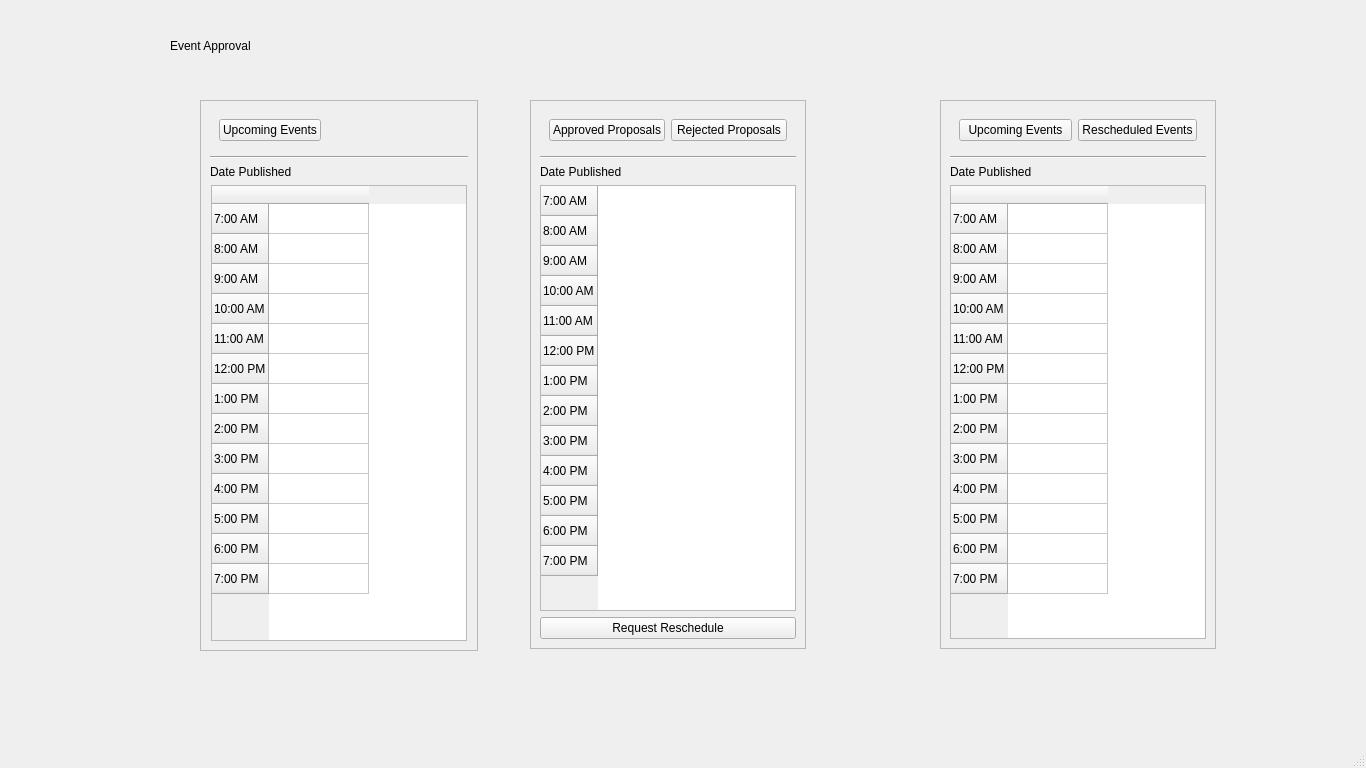
<?xml version="1.0" encoding="UTF-8"?>
<ui version="4.0">
 <class>MainWindow</class>
 <widget class="QMainWindow" name="MainWindow">
  <property name="geometry">
   <rect>
    <x>0</x>
    <y>0</y>
    <width>1366</width>
    <height>768</height>
   </rect>
  </property>
  <property name="windowTitle">
   <string>MainWindow</string>
  </property>
  <widget class="QWidget" name="centralwidget">
   <widget class="QStackedWidget" name="stackedWidget">
    <property name="geometry">
     <rect>
      <x>0</x>
      <y>0</y>
      <width>1366</width>
      <height>768</height>
     </rect>
    </property>
    <property name="currentIndex">
     <number>0</number>
    </property>
    <widget class="QWidget" name="page">
     <widget class="QWidget" name="horizontalLayoutWidget_4">
      <property name="geometry">
       <rect>
        <x>200</x>
        <y>100</y>
        <width>278</width>
        <height>551</height>
       </rect>
      </property>
      <layout class="QHBoxLayout" name="Pending_Layout">
       <item>
        <widget class="QFrame" name="Pending">
         <property name="frameShape">
          <enum>QFrame::StyledPanel</enum>
         </property>
         <layout class="QVBoxLayout" name="verticalLayout_4">
          <item>
           <widget class="QWidget" name="widget" native="true">
            <layout class="QHBoxLayout" name="horizontalLayout">
             <item alignment="Qt::AlignLeft">
              <widget class="QPushButton" name="pushButton_2">
               <property name="text">
                <string>Upcoming Events</string>
               </property>
              </widget>
             </item>
            </layout>
           </widget>
          </item>
          <item>
           <widget class="Line" name="line_4">
            <property name="orientation">
             <enum>Qt::Horizontal</enum>
            </property>
           </widget>
          </item>
          <item alignment="Qt::AlignLeft|Qt::AlignTop">
           <widget class="QLabel" name="DatePublished_Pending">
            <property name="text">
             <string>Date Published</string>
            </property>
           </widget>
          </item>
          <item alignment="Qt::AlignHCenter">
           <widget class="QTableWidget" name="PendingTable">
            <row>
             <property name="text">
              <string>7:00 AM</string>
             </property>
            </row>
            <row>
             <property name="text">
              <string>8:00 AM</string>
             </property>
            </row>
            <row>
             <property name="text">
              <string>9:00 AM</string>
             </property>
            </row>
            <row>
             <property name="text">
              <string>10:00 AM</string>
             </property>
            </row>
            <row>
             <property name="text">
              <string>11:00 AM</string>
             </property>
            </row>
            <row>
             <property name="text">
              <string>12:00 PM</string>
             </property>
            </row>
            <row>
             <property name="text">
              <string>1:00 PM</string>
             </property>
            </row>
            <row>
             <property name="text">
              <string>2:00 PM</string>
             </property>
            </row>
            <row>
             <property name="text">
              <string>3:00 PM</string>
             </property>
            </row>
            <row>
             <property name="text">
              <string>4:00 PM</string>
             </property>
            </row>
            <row>
             <property name="text">
              <string>5:00 PM</string>
             </property>
            </row>
            <row>
             <property name="text">
              <string>6:00 PM</string>
             </property>
            </row>
            <row>
             <property name="text">
              <string>7:00 PM</string>
             </property>
            </row>
            <column>
             <property name="text">
              <string/>
             </property>
            </column>
           </widget>
          </item>
         </layout>
        </widget>
       </item>
      </layout>
     </widget>
     <widget class="QWidget" name="horizontalLayoutWidget_6">
      <property name="geometry">
       <rect>
        <x>940</x>
        <y>100</y>
        <width>278</width>
        <height>551</height>
       </rect>
      </property>
      <layout class="QHBoxLayout" name="Layout_Events_3">
       <item>
        <widget class="QStackedWidget" name="stackedWidget_2">
         <property name="currentIndex">
          <number>0</number>
         </property>
         <widget class="QWidget" name="page_3">
          <widget class="QFrame" name="Events_Upcoming">
           <property name="geometry">
            <rect>
             <x>0</x>
             <y>0</y>
             <width>276</width>
             <height>549</height>
            </rect>
           </property>
           <property name="frameShape">
            <enum>QFrame::StyledPanel</enum>
           </property>
           <layout class="QVBoxLayout" name="verticalLayout_6">
            <item>
             <widget class="QWidget" name="widget_5" native="true">
              <layout class="QHBoxLayout" name="horizontalLayout_4">
               <item>
                <widget class="QPushButton" name="pushButton_8">
                 <property name="text">
                  <string>Upcoming Events</string>
                 </property>
                </widget>
               </item>
               <item>
                <widget class="QPushButton" name="pushButton_9">
                 <property name="text">
                  <string>Rescheduled Events</string>
                 </property>
                </widget>
               </item>
              </layout>
             </widget>
            </item>
            <item>
             <widget class="Line" name="line_6">
              <property name="orientation">
               <enum>Qt::Horizontal</enum>
              </property>
             </widget>
            </item>
            <item alignment="Qt::AlignLeft|Qt::AlignTop">
             <widget class="QLabel" name="DatePublished_Events_3">
              <property name="text">
               <string>Date Published</string>
              </property>
             </widget>
            </item>
            <item alignment="Qt::AlignHCenter">
             <widget class="QTableWidget" name="Events_table_3">
              <row>
               <property name="text">
                <string>7:00 AM</string>
               </property>
              </row>
              <row>
               <property name="text">
                <string>8:00 AM</string>
               </property>
              </row>
              <row>
               <property name="text">
                <string>9:00 AM</string>
               </property>
              </row>
              <row>
               <property name="text">
                <string>10:00 AM</string>
               </property>
              </row>
              <row>
               <property name="text">
                <string>11:00 AM</string>
               </property>
              </row>
              <row>
               <property name="text">
                <string>12:00 PM</string>
               </property>
              </row>
              <row>
               <property name="text">
                <string>1:00 PM</string>
               </property>
              </row>
              <row>
               <property name="text">
                <string>2:00 PM</string>
               </property>
              </row>
              <row>
               <property name="text">
                <string>3:00 PM</string>
               </property>
              </row>
              <row>
               <property name="text">
                <string>4:00 PM</string>
               </property>
              </row>
              <row>
               <property name="text">
                <string>5:00 PM</string>
               </property>
              </row>
              <row>
               <property name="text">
                <string>6:00 PM</string>
               </property>
              </row>
              <row>
               <property name="text">
                <string>7:00 PM</string>
               </property>
              </row>
              <column>
               <property name="text">
                <string/>
               </property>
              </column>
             </widget>
            </item>
           </layout>
          </widget>
         </widget>
         <widget class="QWidget" name="page_4">
          <widget class="QFrame" name="Events_Upcoming_2">
           <property name="geometry">
            <rect>
             <x>0</x>
             <y>0</y>
             <width>276</width>
             <height>549</height>
            </rect>
           </property>
           <property name="frameShape">
            <enum>QFrame::StyledPanel</enum>
           </property>
           <layout class="QVBoxLayout" name="verticalLayout_7">
            <item>
             <widget class="QWidget" name="widget_6" native="true">
              <layout class="QHBoxLayout" name="horizontalLayout_5">
               <item>
                <widget class="QPushButton" name="pushButton_11">
                 <property name="text">
                  <string>Upcoming Events</string>
                 </property>
                </widget>
               </item>
               <item>
                <widget class="QPushButton" name="pushButton_12">
                 <property name="text">
                  <string>Rescheduled Events</string>
                 </property>
                </widget>
               </item>
              </layout>
             </widget>
            </item>
            <item>
             <widget class="Line" name="line_7">
              <property name="orientation">
               <enum>Qt::Horizontal</enum>
              </property>
             </widget>
            </item>
            <item alignment="Qt::AlignLeft|Qt::AlignTop">
             <widget class="QLabel" name="DatePublished_Events_4">
              <property name="text">
               <string>Date Published</string>
              </property>
             </widget>
            </item>
            <item alignment="Qt::AlignHCenter">
             <widget class="QTableWidget" name="Events_table_4">
              <row>
               <property name="text">
                <string>7:00 AM</string>
               </property>
              </row>
              <row>
               <property name="text">
                <string>8:00 AM</string>
               </property>
              </row>
              <row>
               <property name="text">
                <string>9:00 AM</string>
               </property>
              </row>
              <row>
               <property name="text">
                <string>10:00 AM</string>
               </property>
              </row>
              <row>
               <property name="text">
                <string>11:00 AM</string>
               </property>
              </row>
              <row>
               <property name="text">
                <string>12:00 PM</string>
               </property>
              </row>
              <row>
               <property name="text">
                <string>1:00 PM</string>
               </property>
              </row>
              <row>
               <property name="text">
                <string>2:00 PM</string>
               </property>
              </row>
              <row>
               <property name="text">
                <string>3:00 PM</string>
               </property>
              </row>
              <row>
               <property name="text">
                <string>4:00 PM</string>
               </property>
              </row>
              <row>
               <property name="text">
                <string>5:00 PM</string>
               </property>
              </row>
              <row>
               <property name="text">
                <string>6:00 PM</string>
               </property>
              </row>
              <row>
               <property name="text">
                <string>7:00 PM</string>
               </property>
              </row>
              <column>
               <property name="text">
                <string/>
               </property>
              </column>
             </widget>
            </item>
            <item>
             <widget class="QPushButton" name="pushButton_13">
              <property name="text">
               <string>View Attendance</string>
              </property>
             </widget>
            </item>
           </layout>
          </widget>
         </widget>
        </widget>
       </item>
      </layout>
     </widget>
     <widget class="QLabel" name="label">
      <property name="geometry">
       <rect>
        <x>170</x>
        <y>30</y>
        <width>111</width>
        <height>31</height>
       </rect>
      </property>
      <property name="text">
       <string>Event Approval</string>
      </property>
     </widget>
     <widget class="QWidget" name="horizontalLayoutWidget_7">
      <property name="geometry">
       <rect>
        <x>530</x>
        <y>100</y>
        <width>278</width>
        <height>551</height>
       </rect>
      </property>
      <layout class="QHBoxLayout" name="Layout_Proposals">
       <item>
        <widget class="QStackedWidget" name="stackedWidget_3">
         <property name="currentIndex">
          <number>0</number>
         </property>
         <widget class="QWidget" name="page_5">
          <widget class="QFrame" name="UpcomingEvents">
           <property name="geometry">
            <rect>
             <x>0</x>
             <y>0</y>
             <width>276</width>
             <height>549</height>
            </rect>
           </property>
           <property name="frameShape">
            <enum>QFrame::StyledPanel</enum>
           </property>
           <layout class="QVBoxLayout" name="verticalLayout_9">
            <item>
             <widget class="QWidget" name="widget_8" native="true">
              <layout class="QHBoxLayout" name="horizontalLayout_7">
               <item>
                <widget class="QPushButton" name="pushButton_17">
                 <property name="text">
                  <string>Approved Proposals</string>
                 </property>
                </widget>
               </item>
               <item>
                <widget class="QPushButton" name="pushButton_18">
                 <property name="text">
                  <string>Rejected Proposals</string>
                 </property>
                </widget>
               </item>
              </layout>
             </widget>
            </item>
            <item>
             <widget class="Line" name="line_9">
              <property name="orientation">
               <enum>Qt::Horizontal</enum>
              </property>
             </widget>
            </item>
            <item alignment="Qt::AlignLeft|Qt::AlignTop">
             <widget class="QLabel" name="DatePublished_Events_6">
              <property name="text">
               <string>Date Published</string>
              </property>
             </widget>
            </item>
            <item alignment="Qt::AlignHCenter">
             <widget class="QTableWidget" name="Events_table_6">
              <row>
               <property name="text">
                <string>7:00 AM</string>
               </property>
              </row>
              <row>
               <property name="text">
                <string>8:00 AM</string>
               </property>
              </row>
              <row>
               <property name="text">
                <string>9:00 AM</string>
               </property>
              </row>
              <row>
               <property name="text">
                <string>10:00 AM</string>
               </property>
              </row>
              <row>
               <property name="text">
                <string>11:00 AM</string>
               </property>
              </row>
              <row>
               <property name="text">
                <string>12:00 PM</string>
               </property>
              </row>
              <row>
               <property name="text">
                <string>1:00 PM</string>
               </property>
              </row>
              <row>
               <property name="text">
                <string>2:00 PM</string>
               </property>
              </row>
              <row>
               <property name="text">
                <string>3:00 PM</string>
               </property>
              </row>
              <row>
               <property name="text">
                <string>4:00 PM</string>
               </property>
              </row>
              <row>
               <property name="text">
                <string>5:00 PM</string>
               </property>
              </row>
              <row>
               <property name="text">
                <string>6:00 PM</string>
               </property>
              </row>
              <row>
               <property name="text">
                <string>7:00 PM</string>
               </property>
              </row>
             </widget>
            </item>
            <item>
             <widget class="QPushButton" name="pushButton_19">
              <property name="text">
               <string>Request Reschedule</string>
              </property>
             </widget>
            </item>
           </layout>
          </widget>
         </widget>
         <widget class="QWidget" name="page_6">
          <widget class="QFrame" name="RejectedProposals">
           <property name="geometry">
            <rect>
             <x>0</x>
             <y>0</y>
             <width>276</width>
             <height>549</height>
            </rect>
           </property>
           <property name="frameShape">
            <enum>QFrame::StyledPanel</enum>
           </property>
           <layout class="QVBoxLayout" name="verticalLayout_10">
            <item>
             <widget class="QWidget" name="widget_9" native="true">
              <layout class="QHBoxLayout" name="horizontalLayout_8">
               <item>
                <widget class="QPushButton" name="pushButton_20">
                 <property name="text">
                  <string>Upcoming Events</string>
                 </property>
                </widget>
               </item>
               <item>
                <widget class="QPushButton" name="pushButton_21">
                 <property name="text">
                  <string>Rescheduled Events</string>
                 </property>
                </widget>
               </item>
              </layout>
             </widget>
            </item>
            <item>
             <widget class="Line" name="line_10">
              <property name="orientation">
               <enum>Qt::Horizontal</enum>
              </property>
             </widget>
            </item>
            <item alignment="Qt::AlignLeft|Qt::AlignTop">
             <widget class="QLabel" name="DatePublished_Events_7">
              <property name="text">
               <string>Date Published</string>
              </property>
             </widget>
            </item>
            <item alignment="Qt::AlignHCenter">
             <widget class="QTableWidget" name="Events_table_7">
              <row>
               <property name="text">
                <string>7:00 AM</string>
               </property>
              </row>
              <row>
               <property name="text">
                <string>8:00 AM</string>
               </property>
              </row>
              <row>
               <property name="text">
                <string>9:00 AM</string>
               </property>
              </row>
              <row>
               <property name="text">
                <string>10:00 AM</string>
               </property>
              </row>
              <row>
               <property name="text">
                <string>11:00 AM</string>
               </property>
              </row>
              <row>
               <property name="text">
                <string>12:00 PM</string>
               </property>
              </row>
              <row>
               <property name="text">
                <string>1:00 PM</string>
               </property>
              </row>
              <row>
               <property name="text">
                <string>2:00 PM</string>
               </property>
              </row>
              <row>
               <property name="text">
                <string>3:00 PM</string>
               </property>
              </row>
              <row>
               <property name="text">
                <string>4:00 PM</string>
               </property>
              </row>
              <row>
               <property name="text">
                <string>5:00 PM</string>
               </property>
              </row>
              <row>
               <property name="text">
                <string>6:00 PM</string>
               </property>
              </row>
              <row>
               <property name="text">
                <string>7:00 PM</string>
               </property>
              </row>
              <column>
               <property name="text">
                <string/>
               </property>
              </column>
             </widget>
            </item>
            <item>
             <widget class="QPushButton" name="pushButton_22">
              <property name="text">
               <string>View Attendance</string>
              </property>
             </widget>
            </item>
           </layout>
          </widget>
         </widget>
        </widget>
       </item>
      </layout>
     </widget>
    </widget>
    <widget class="QWidget" name="page_2">
     <widget class="QWidget" name="verticalLayoutWidget">
      <property name="geometry">
       <rect>
        <x>40</x>
        <y>30</y>
        <width>1271</width>
        <height>661</height>
       </rect>
      </property>
      <layout class="QVBoxLayout" name="verticalLayout">
       <item>
        <widget class="QWidget" name="widget_2" native="true">
         <widget class="QTableWidget" name="tableWidget">
          <property name="geometry">
           <rect>
            <x>5</x>
            <y>140</y>
            <width>1261</width>
            <height>461</height>
           </rect>
          </property>
          <attribute name="verticalHeaderStretchLastSection">
           <bool>false</bool>
          </attribute>
          <column>
           <property name="text">
            <string>Student ID</string>
           </property>
          </column>
          <column>
           <property name="text">
            <string>Name</string>
           </property>
          </column>
          <column>
           <property name="text">
            <string>Year</string>
           </property>
          </column>
          <column>
           <property name="text">
            <string>Section</string>
           </property>
          </column>
          <column>
           <property name="text">
            <string>Course</string>
           </property>
          </column>
          <column>
           <property name="text">
            <string>Gender/Sex</string>
           </property>
          </column>
          <column>
           <property name="text">
            <string>Attendance Status</string>
           </property>
          </column>
          <column>
           <property name="text">
            <string>Time IN</string>
           </property>
          </column>
          <column>
           <property name="text">
            <string>Time OUT</string>
           </property>
          </column>
         </widget>
         <widget class="QWidget" name="widget_3" native="true">
          <property name="geometry">
           <rect>
            <x>10</x>
            <y>61</y>
            <width>291</width>
            <height>71</height>
           </rect>
          </property>
          <layout class="QHBoxLayout" name="horizontalLayout_3">
           <item>
            <widget class="QComboBox" name="comboBox">
             <item>
              <property name="text">
               <string>Event: Event Name</string>
              </property>
             </item>
            </widget>
           </item>
           <item>
            <widget class="QComboBox" name="comboBox_2">
             <item>
              <property name="text">
               <string>Filter</string>
              </property>
             </item>
            </widget>
           </item>
          </layout>
         </widget>
         <widget class="QPushButton" name="pushButton_4">
          <property name="geometry">
           <rect>
            <x>1170</x>
            <y>600</y>
            <width>81</width>
            <height>31</height>
           </rect>
          </property>
          <property name="text">
           <string>Go Back</string>
          </property>
         </widget>
        </widget>
       </item>
      </layout>
     </widget>
    </widget>
   </widget>
  </widget>
  <widget class="QStatusBar" name="statusbar"/>
 </widget>
 <resources/>
 <connections/>
</ui>
